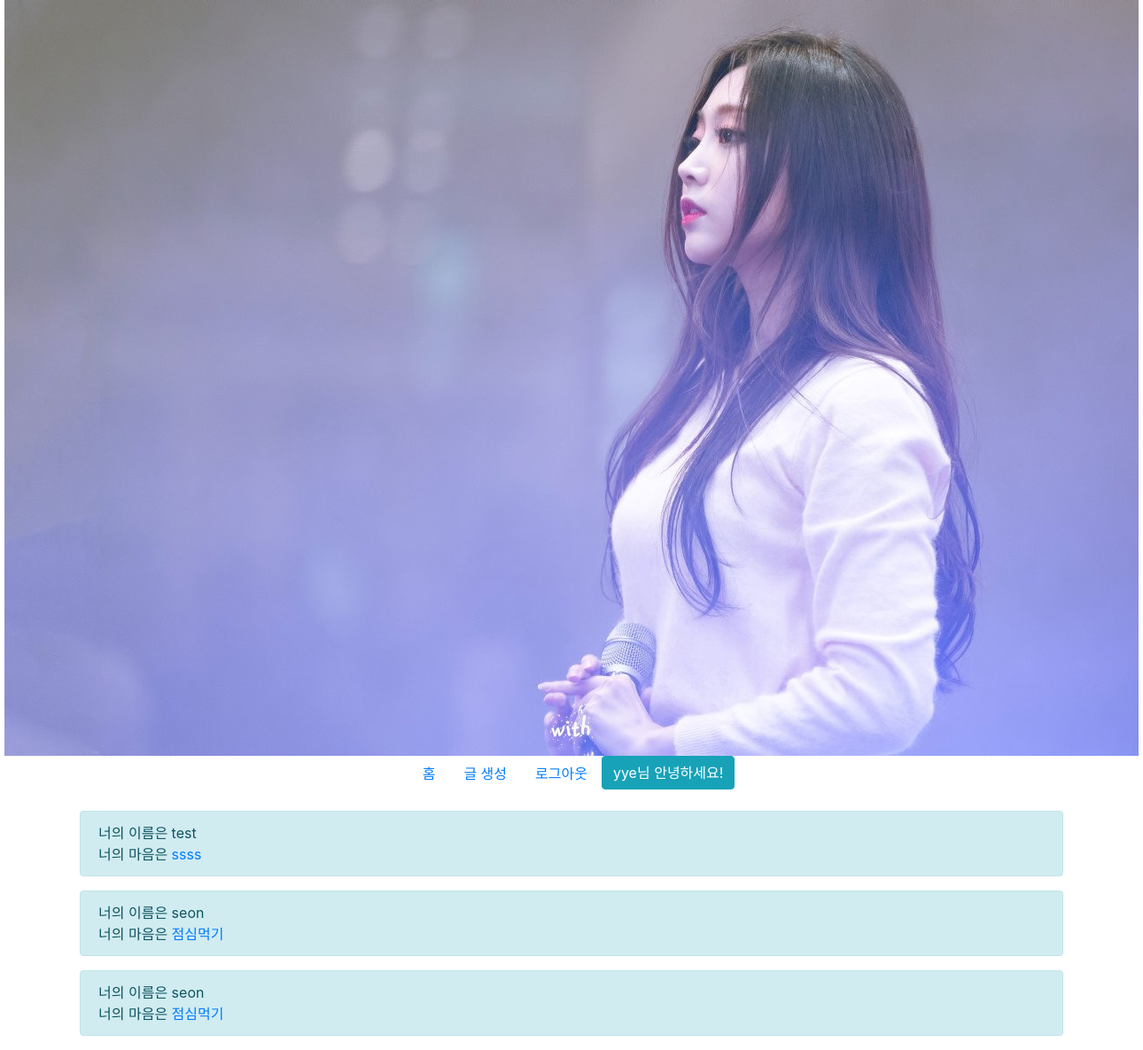
Screenshot of /board/ (signed in) with the database file from the repository.
### board/models.py (models this page shows)
class Board(models.Model):
    title = models.CharField(max_length=100)
    content = models.CharField(max_length=100)
    created_at = models.DateField(auto_now_add=True)
    user = models.ForeignKey(settings.AUTH_USER_MODEL,
                             on_delete=models.CASCADE)

### board/views.py (the view)
# urls.py: path('', views.index, name='index'),
def index(request):
    boards = Board.objects.all()
    context = {
        'boards': boards
    }
    return render(request, 'board/index.html', context)

### board/templates/board/index.html
{% extends 'base.html' %}
{% load bootstrap4 %}
{% block body %}
{% for board in boards %}
<div class="alert alert-info" role="alert">
  너의 이름은 {{board.user}}
  <br>
  너의 마음은
  <a href="{% url 'board:detail' board.id %}">{{board.title}}</a>
</div>
{% endfor %}
{% endblock %}

### gallery/templates/base.html (shortened to what this page needs)
{% load bootstrap4 %}
{% load static %}
<!DOCTYPE html>
<html lang="en">
<head>
  {% bootstrap_css %}
</head>
<body>
  <div class="text-center">
    <a
      href="https://search.naver.com/search.naver?sm=top_hty&fbm=0&ie=utf8&query=%EB%9F%AC%EB%B8%94%EB%A6%AC%EC%A6%88+%EC%A7%80%EC%88%98"><img
        src="{% static 'jisoo.jpg' %}" alt=""></a>
  </div>
  <ul class="nav justify-content-center">
    <li class="nav-item">
      <a class="nav-link active" href="{% url 'board:index' %}">홈</a>
    </li>
    {% if user.is_authenticated %}
    <li class="nav-item">
      <a class="nav-link" href="{% url 'board:create' %}">글 생성</a>
    </li>
    <li class="nav-item">
      <a class="nav-link" href="{% url 'accounts:logout' %}">로그아웃</a>
    </li>
    <li class="nav-item">
      <h1 class="btn btn-info">{{user.username}}님 안녕하세요!</h1>
    </li>
    {% endif %}
  </ul>
  <div class="container my-3">
    {% block body %}
    {% endblock %}
  </div>
</body>
</html>

### rows the page displays
Board: user "test", title "ssss"
Board: user "seon", title "점심먹기"
Board: user "seon", title "점심먹기"

### other values shown
{{ user.username }} "yye"
